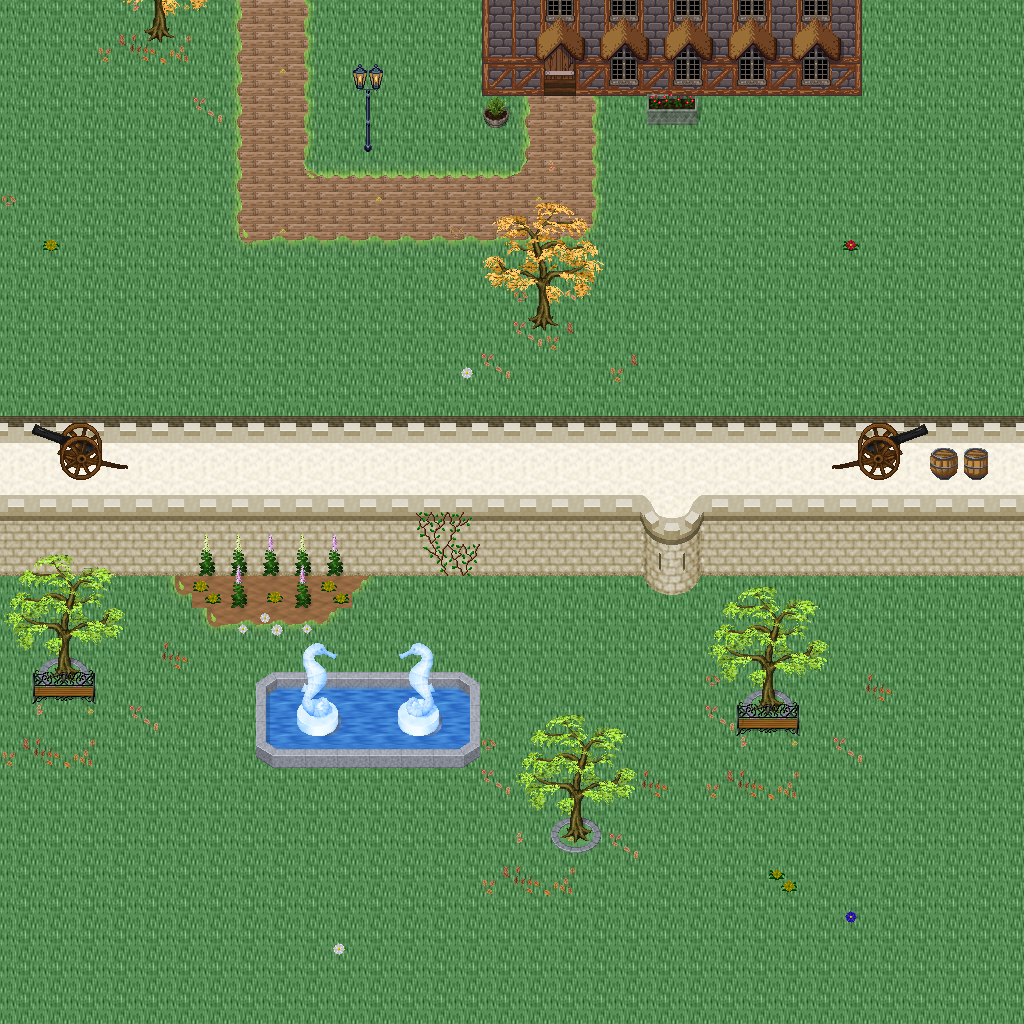

A level layout from a 2D game, rendered from its tile map. Below: a short description, then the map file with tile-grid data replaced by summaries:
An orthogonal 32x32 tile map with 32x32 px tiles, 5 tile layers (Ground, Objects, Objects2, Above, ...), 1 hidden layer not drawn, 42 tilesets.

<map version="1.10" tiledversion="1.11.0" orientation="orthogonal" renderorder="right-down" width="32" height="32" tilewidth="32" tileheight="32" infinite="0" nextlayerid="11" nextobjectid="1">
 <tileset firstgid="1" name="logic_collision" tilewidth="32" tileheight="32" tilecount="1" columns="1">
  <image source="../drawable/logic_collision.png" width="32" height="32" />
 </tileset>
 <tileset firstgid="2" name="ground_ground" tilewidth="32" tileheight="32" tilecount="33" columns="3">
  <image source="../drawable/ground_ground.png" width="96" height="352" />
 </tileset>
 <tileset firstgid="35" name="building_castle" tilewidth="32" tileheight="32" tilecount="320" columns="20">
  <image source="../drawable/building_castle.png" width="640" height="512" />
 </tileset>
 <tileset firstgid="355" name="item_weapon_cannon" tilewidth="32" tileheight="32" tilecount="12" columns="3">
  <image source="../drawable/item_weapon_cannon.png" width="96" height="128" />
 </tileset>
 <tileset firstgid="367" name="item_pot_barrels_1" tilewidth="32" tileheight="32" tilecount="8" columns="4">
  <image source="../drawable/item_pot_barrels_1.png" width="128" height="64" />
 </tileset>
 <tileset firstgid="375" name="ground_water_pool" tilewidth="32" tileheight="32" tilecount="72" columns="3">
  <image source="../drawable/ground_water_pool.png" width="96" height="768" />
 </tileset>
 <tileset firstgid="447" name="ground_earth_edges" tilewidth="32" tileheight="32" tilecount="18" columns="6">
  <image source="../drawable/ground_earth_edges.png" width="192" height="96" />
 </tileset>
 <tileset firstgid="465" name="ground_grass_edges" tilewidth="32" tileheight="32" tilecount="36" columns="12">
  <image source="../drawable/ground_grass_edges.png" width="384" height="96" />
 </tileset>
 <tileset firstgid="501" name="ground_grass_corners" tilewidth="32" tileheight="32" tilecount="24" columns="6">
  <image source="../drawable/ground_grass_corners.png" width="192" height="128" />
 </tileset>
 <tileset firstgid="525" name="plant_tree_tree_darkgreen" tilewidth="32" tileheight="32" tilecount="88" columns="8">
  <image source="../drawable/plant_tree_tree_darkgreen.png" width="256" height="352" />
 </tileset>
 <tileset firstgid="613" name="plant_stump_stump_vertical" tilewidth="32" tileheight="32" tilecount="1" columns="1">
  <image source="../drawable/plant_stump_stump_vertical.png" width="32" height="32" />
 </tileset>
 <tileset firstgid="614" name="building_decoration_pool" tilewidth="32" tileheight="32" tilecount="9" columns="3">
  <image source="../drawable/building_decoration_pool.png" width="96" height="96" />
 </tileset>
 <tileset firstgid="623" name="plant_vine" tilewidth="32" tileheight="32" tilecount="3" columns="1">
  <image source="../drawable/plant_vine.png" width="32" height="96" />
 </tileset>
 <tileset firstgid="626" name="plant_flower_leafy_daisy_red" tilewidth="32" tileheight="32" tilecount="8" columns="2">
  <image source="../drawable/plant_flower_leafy_daisy_red.png" width="64" height="128" />
 </tileset>
 <tileset firstgid="634" name="plant_flower_daisy_blue" tilewidth="32" tileheight="32" tilecount="8" columns="2">
  <image source="../drawable/plant_flower_daisy_blue.png" width="64" height="128" />
 </tileset>
 <tileset firstgid="642" name="plant_flower_daisy_white" tilewidth="32" tileheight="32" tilecount="8" columns="2">
  <image source="../drawable/plant_flower_daisy_white.png" width="64" height="128" />
 </tileset>
 <tileset firstgid="650" name="plant_flower_leafy_daisy_yellow" tilewidth="32" tileheight="32" tilecount="8" columns="2">
  <image source="../drawable/plant_flower_leafy_daisy_yellow.png" width="64" height="128" />
 </tileset>
 <tileset firstgid="658" name="plant_flower_foxgloves" tilewidth="32" tileheight="32" tilecount="4" columns="2">
  <image source="../drawable/plant_flower_foxgloves.png" width="64" height="64" />
 </tileset>
 <tileset firstgid="662" name="plant_tree_locust_tree" tilewidth="32" tileheight="32" tilecount="20" columns="4">
  <image source="../drawable/plant_tree_locust_tree.png" width="128" height="160" />
 </tileset>
 <tileset firstgid="682" name="furniture_chair_bench_iron" tilewidth="32" tileheight="32" tilecount="4" columns="2">
  <image source="../drawable/furniture_chair_bench_iron.png" width="64" height="64" />
 </tileset>
 <tileset firstgid="686" name="item_statue_seahorse" tilewidth="32" tileheight="32" tilecount="12" columns="4">
  <image source="../drawable/item_statue_seahorse.png" width="128" height="96" />
 </tileset>
 <tileset firstgid="698" name="building_decoration_chimney_brown_stacks" tilewidth="32" tileheight="32" tilecount="2" columns="1">
  <image source="../drawable/building_decoration_chimney_brown_stacks.png" width="32" height="64" />
 </tileset>
 <tileset firstgid="700" name="plant_flower_small_flower_bed_2" tilewidth="32" tileheight="32" tilecount="12" columns="3">
  <image source="../drawable/plant_flower_small_flower_bed_2.png" width="96" height="128" />
 </tileset>
 <tileset firstgid="712" name="plant_flower_flower_bed_1" tilewidth="32" tileheight="32" tilecount="35" columns="7">
  <image source="../drawable/plant_flower_flower_bed_1.png" width="224" height="160" />
 </tileset>
 <tileset firstgid="747" name="plant_flower_pointed_yellow" tilewidth="32" tileheight="32" tilecount="2" columns="2">
  <image source="../drawable/plant_flower_pointed_yellow.png" width="64" height="32" />
 </tileset>
 <tileset firstgid="749" name="plant_flower_red_white" tilewidth="32" tileheight="32" tilecount="16" columns="4">
  <image source="../drawable/plant_flower_red_white.png" width="128" height="128" />
 </tileset>
 <tileset firstgid="765" name="building_decoration_chimney" tilewidth="32" tileheight="32" tilecount="2" columns="1">
  <image source="../drawable/building_decoration_chimney.png" width="32" height="64" />
 </tileset>
 <tileset firstgid="767" name="furniture_light_lamp_blue" tilewidth="32" tileheight="32" tilecount="3" columns="1">
  <image source="../drawable/furniture_light_lamp_blue.png" width="32" height="96" />
 </tileset>
 <tileset firstgid="770" name="light_dim_light_7x5" tilewidth="32" tileheight="32" tilecount="35" columns="7">
  <image source="../drawable/light_dim_light_7x5.png" width="224" height="160" />
 </tileset>
 <tileset firstgid="805" name="plant_tree_fall_trees" tilewidth="32" tileheight="32" tilecount="40" columns="8">
  <image source="../drawable/plant_tree_fall_trees.png" width="256" height="160" />
 </tileset>
 <tileset firstgid="845" name="logic_item_resources" tilewidth="32" tileheight="32" tilecount="6" columns="6">
  <image source="../drawable/logic_item_resources.png" width="192" height="32" />
 </tileset>
 <tileset firstgid="851" name="logic_item_mushroom" tilewidth="32" tileheight="32" tilecount="6" columns="6">
  <image source="../drawable/logic_item_mushroom.png" width="192" height="32" />
 </tileset>
 <tileset firstgid="857" name="logic_creature_animal" tilewidth="32" tileheight="32" tilecount="32" columns="8">
  <image source="../drawable/logic_creature_animal.png" width="256" height="128" />
 </tileset>
 <tileset firstgid="889" name="plant_leaves" tilewidth="32" tileheight="32" tilecount="8" columns="4">
  <image source="../drawable/plant_leaves.png" width="128" height="64" />
 </tileset>
 <tileset firstgid="897" name="plant_flower_planted_containers" tilewidth="32" tileheight="32" tilecount="16" columns="4">
  <image source="../drawable/plant_flower_planted_containers.png" width="128" height="128" />
 </tileset>
 <tileset firstgid="913" name="building_decoration_banner" tilewidth="32" tileheight="32" tilecount="12" columns="1">
  <image source="../drawable/building_decoration_banner.png" width="32" height="384" />
 </tileset>
 <tileset firstgid="925" name="building_cottage" tilewidth="32" tileheight="32" tilecount="256" columns="16">
  <image source="../drawable/building_cottage.png" width="512" height="512" />
 </tileset>
 <tileset firstgid="1181" name="logic_portal" tilewidth="32" tileheight="32" tilecount="24" columns="8">
  <image source="../drawable/logic_portal.png" width="256" height="96" />
 </tileset>
 <tileset firstgid="1205" name="building_door_doors" tilewidth="32" tileheight="32" tilecount="256" columns="16">
  <image source="../drawable/building_door_doors.png" width="512" height="512" />
 </tileset>
 <tileset firstgid="1461" name="building_roof_thatched_roof" tilewidth="32" tileheight="32" tilecount="256" columns="16">
  <image source="../drawable/building_roof_thatched_roof.png" width="512" height="512" />
 </tileset>
 <tileset firstgid="1717" name="building_window_windows" tilewidth="32" tileheight="32" tilecount="256" columns="16">
  <image source="../drawable/building_window_windows.png" width="512" height="512" />
 </tileset>
 <tileset firstgid="1973" name="ground_ground_3" tilewidth="32" tileheight="32" tilecount="5" columns="5">
  <image source="../drawable/ground_ground_3.png" width="160" height="32" />
 </tileset>
 <layer id="1" name="Ground" width="32" height="32">
  <data>[1024 cells, 1020 non-empty, 7 distinct tile ids]</data>
 </layer>
 <layer id="2" name="Objects" width="32" height="32">
  <data>[1024 cells, 207 non-empty, 58 distinct tile ids]</data>
 </layer>
 <layer id="3" name="Objects2" width="32" height="32">
  <data>[1024 cells, 85 non-empty, 34 distinct tile ids]</data>
 </layer>
 <layer id="4" name="Above" width="32" height="32">
  <data>[1024 cells, 83 non-empty, 45 distinct tile ids]</data>
 </layer>
 <layer id="5" name="Above2" width="32" height="32">
  <data>[1024 cells, 16 non-empty, 5 distinct tile ids]</data>
 </layer>
 <layer id="6" name="Walkable" width="32" height="32" visible="0">
  <data>[1024 cells, 232 non-empty, 1 distinct tile ids]</data>
 </layer>
 <objectgroup id="7" name="Mapevents" />
 <objectgroup id="8" name="Spawn" />
 <objectgroup id="9" name="Keys" />
 <objectgroup id="10" name="Replace" />
</map>
